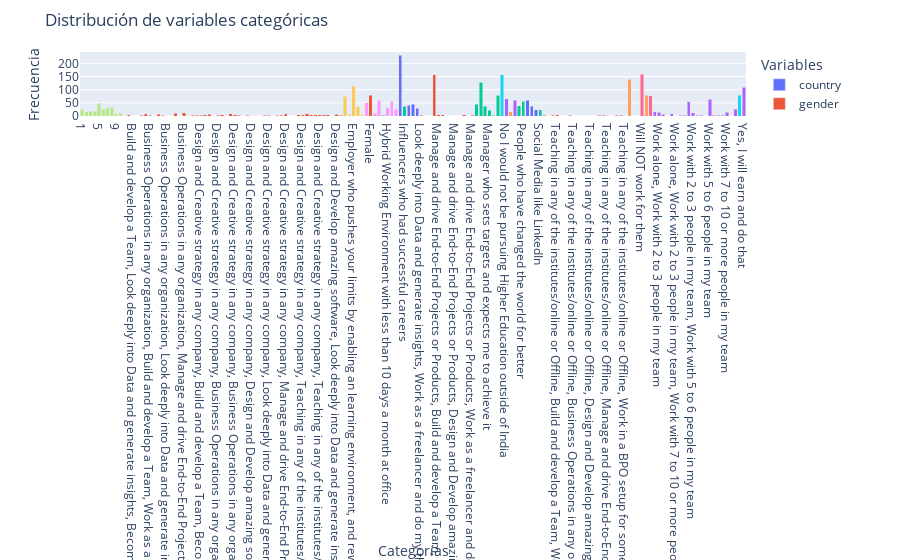

Notebook source saved alongside this figure:
### Markdown cell above
No se detectaron datos nulos, ni duplicados. La completitud del data set al 100%

### Code cell
import plotly.express as px
import pandas as pd

# Obteniendo las variables categóricas (excluyendo la variable 'zip')
columnas_categoricas = [col for col in df.columns if col != 'zip' ][:15]

# Creando un df cn las columnas categóricas seleccionadas
df_categorico = df[columnas_categoricas]

# Contando la frecuencia de cada valor en cada columna categórica
frecuencias = df_categorico.apply(pd.Series.value_counts)

# Creando el gráfico 
fig = px.bar(frecuencias, barmode='stack')

fig.update_layout(
    title='Distribución de variables categóricas',
    xaxis_title='Categorías',
    yaxis_title='Frecuencia',
    legend_title='Variables'
)

fig.show()

### Figure 1 — Plotly figure (JSON) as saved in the notebook; plotly's stock layout.template omitted (floating-point values rounded to 4 significant figures; data arrays with more than 128 entries replaced by an {"elided": "..."} marker saying what was removed)
{"data": [{"alignmentgroup": "True", "hovertemplate": "variable=country<br>index=%{x}<br>value=%{y}<extra></extra>", "legendgroup": "country", "marker": {"color": "#636efa", "pattern": {"shape": ""}}, "name": "country", "offsetgroup": "country", "orientation": "v", "showlegend": true, "textposition": "auto", "type": "bar", "x": {"elided": "157 mixed values"}, "xaxis": "x", "y": {"elided": "157 int values"}, "yaxis": "y"}, {"alignmentgroup": "True", "hovertemplate": "variable=gender<br>index=%{x}<br>value=%{y}<extra></extra>", "legendgroup": "gender", "marker": {"color": "#EF553B", "pattern": {"shape": ""}}, "name": "gender", "offsetgroup": "gender", "orientation": "v", "showlegend": true, "textposition": "auto", "type": "bar", "x": {"elided": "157 mixed values"}, "xaxis": "x", "y": {"elided": "157 int values"}, "yaxis": "y"}, {"alignmentgroup": "True", "hovertemplate": "variable=influence<br>index=%{x}<br>value=%{y}<extra></extra>", "legendgroup": "influence", "marker": {"color": "#00cc96", "pattern": {"shape": ""}}, "name": "influence", "offsetgroup": "influence", "orientation": "v", "showlegend": true, "textposition": "auto", "type": "bar", "x": {"elided": "157 mixed values"}, "xaxis": "x", "y": {"elided": "157 int values"}, "yaxis": "y"}, {"alignmentgroup": "True", "hovertemplate": "variable=post_india<br>index=%{x}<br>value=%{y}<extra></extra>", "legendgroup": "post_india", "marker": {"color": "#ab63fa", "pattern": {"shape": ""}}, "name": "post_india", "offsetgroup": "post_india", "orientation": "v", "showlegend": true, "textposition": "auto", "type": "bar", "x": {"elided": "157 mixed values"}, "xaxis": "x", "y": {"elided": "157 int values"}, "yaxis": "y"}, {"alignmentgroup": "True", "hovertemplate": "variable=3_years<br>index=%{x}<br>value=%{y}<extra></extra>", "legendgroup": "3_years", "marker": {"color": "#FFA15A", "pattern": {"shape": ""}}, "name": "3_years", "offsetgroup": "3_years", "orientation": "v", "showlegend": true, "textposition": "auto", "type": "bar", "x": {"elided": "157 mixed values"}, "xaxis": "x", "y": {"elided": "157 int values"}, "yaxis": "y"}, {"alignmentgroup": "True", "hovertemplate": "variable=mission_no<br>index=%{x}<br>value=%{y}<extra></extra>", "legendgroup": "mission_no", "marker": {"color": "#19d3f3", "pattern": {"shape": ""}}, "name": "mission_no", "offsetgroup": "mission_no", "orientation": "v", "showlegend": true, "textposition": "auto", "type": "bar", "x": {"elided": "157 mixed values"}, "xaxis": "x", "y": {"elided": "157 int values"}, "yaxis": "y"}, {"alignmentgroup": "True", "hovertemplate": "variable=mission_miss<br>index=%{x}<br>value=%{y}<extra></extra>", "legendgroup": "mission_miss", "marker": {"color": "#FF6692", "pattern": {"shape": ""}}, "name": "mission_miss", "offsetgroup": "mission_miss", "orientation": "v", "showlegend": true, "textposition": "auto", "type": "bar", "x": {"elided": "157 mixed values"}, "xaxis": "x", "y": {"elided": "157 int values"}, "yaxis": "y"}, {"alignmentgroup": "True", "hovertemplate": "variable=mission_selfish<br>index=%{x}<br>value=%{y}<extra></extra>", "legendgroup": "mission_selfish", "marker": {"color": "#B6E880", "pattern": {"shape": ""}}, "name": "mission_selfish", "offsetgroup": "mission_selfish", "orientation": "v", "showlegend": true, "textposition": "auto", "type": "bar", "x": {"elided": "157 mixed values"}, "xaxis": "x", "y": {"elided": "157 int values"}, "yaxis": "y"}, {"alignmentgroup": "True", "hovertemplate": "variable=enviroment<br>index=%{x}<br>value=%{y}<extra></extra>", "legendgroup": "enviroment", "marker": {"color": "#FF97FF", "pattern": {"shape": ""}}, "name": "enviroment", "offsetgroup": "enviroment", "orientation": "v", "showlegend": true, "textposition": "auto", "type": "bar", "x": {"elided": "157 mixed values"}, "xaxis": "x", "y": {"elided": "157 int values"}, "yaxis": "y"}, {"alignmentgroup": "True", "hovertemplate": "variable=employers<br>index=%{x}<br>value=%{y}<extra></extra>", "legendgroup": "employers", "marker": {"color": "#FECB52", "pattern": {"shape": ""}}, "name": "employers", "offsetgroup": "employers", "orientation": "v", "showlegend": true, "textposition": "auto", "type": "bar", "x": {"elided": "157 mixed values"}, "xaxis": "x", "y": {"elided": "157 int values"}, "yaxis": "y"}, {"alignmentgroup": "True", "hovertemplate": "variable=learning<br>index=%{x}<br>value=%{y}<extra></extra>", "legendgroup": "learning", "marker": {"color": "#636efa", "pattern": {"shape": ""}}, "name": "learning", "offsetgroup": "learning", "orientation": "v", "showlegend": true, "textposition": "auto", "type": "bar", "x": {"elided": "157 mixed values"}, "xaxis": "x", "y": {"elided": "157 int values"}, "yaxis": "y"}, {"alignmentgroup": "True", "hovertemplate": "variable=aspirational<br>index=%{x}<br>value=%{y}<extra></extra>", "legendgroup": "aspirational", "marker": {"color": "#EF553B", "pattern": {"shape": ""}}, "name": "aspirational", "offsetgroup": "aspirational", "orientation": "v", "showlegend": true, "textposition": "auto", "type": "bar", "x": {"elided": "157 mixed values"}, "xaxis": "x", "y": {"elided": "157 int values"}, "yaxis": "y"}, {"alignmentgroup": "True", "hovertemplate": "variable=manager<br>index=%{x}<br>value=%{y}<extra></extra>", "legendgroup": "manager", "marker": {"color": "#00cc96", "pattern": {"shape": ""}}, "name": "manager", "offsetgroup": "manager", "orientation": "v", "showlegend": true, "textposition": "auto", "type": "bar", "x": {"elided": "157 mixed values"}, "xaxis": "x", "y": {"elided": "157 int values"}, "yaxis": "y"}, {"alignmentgroup": "True", "hovertemplate": "variable=setup<br>index=%{x}<br>value=%{y}<extra></extra>", "legendgroup": "setup", "marker": {"color": "#ab63fa", "pattern": {"shape": ""}}, "name": "setup", "offsetgroup": "setup", "orientation": "v", "showlegend": true, "textposition": "auto", "type": "bar", "x": {"elided": "157 mixed values"}, "xaxis": "x", "y": {"elided": "157 int values"}, "yaxis": "y"}], "layout": {"barmode": "stack", "legend": {"title": {"text": "Variables"}, "tracegroupgap": 0}, "margin": {"t": 60}, "title": {"text": "Distribución de variables categóricas"}, "xaxis": {"anchor": "y", "domain": [0, 1], "title": {"text": "Categorías"}}, "yaxis": {"anchor": "x", "domain": [0, 1], "title": {"text": "Frecuencia"}}}}
